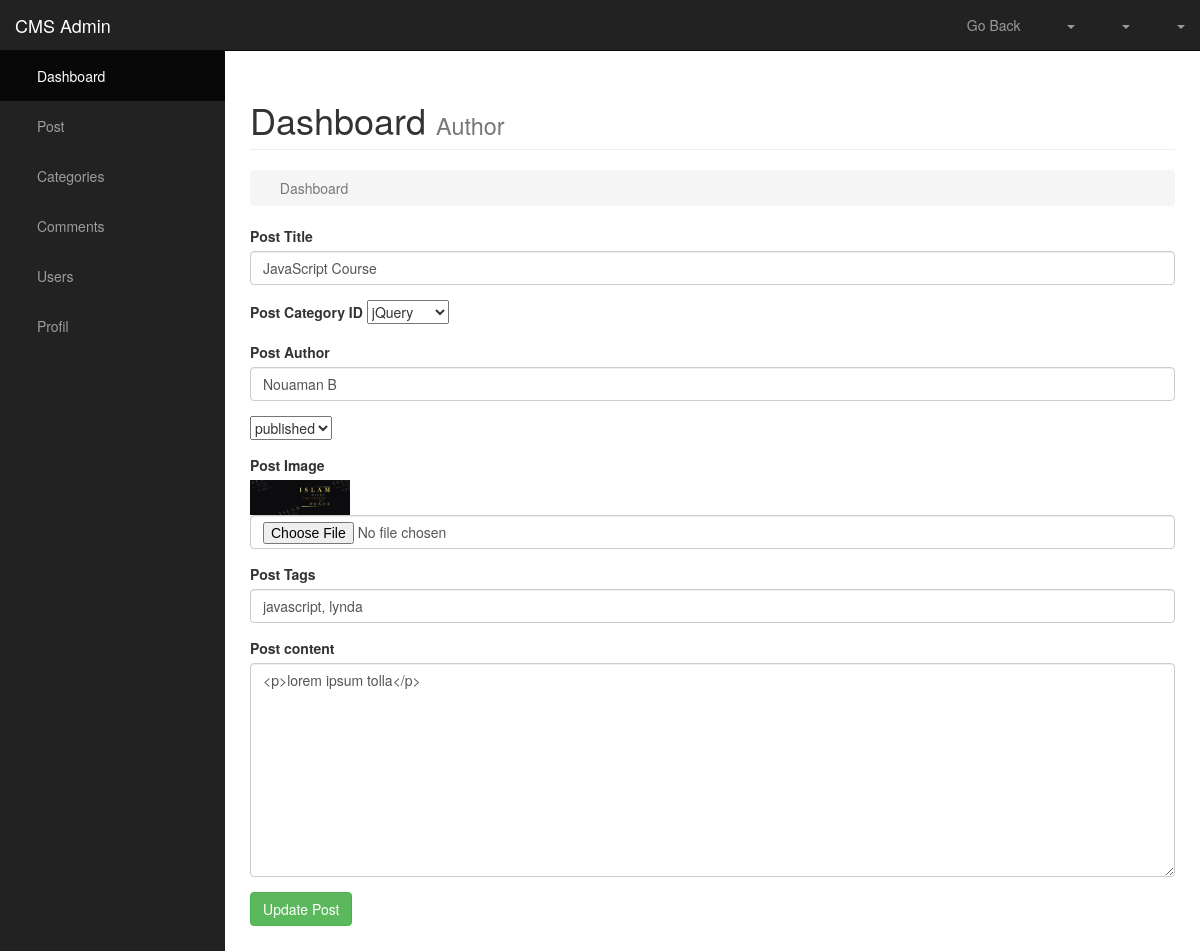
The page /admin/posts.php?source=edit_post&p_id=8 on the database its author committed.
### tables this page shows
CREATE TABLE IF NOT EXISTS `posts` (
  `post_id` int(11) NOT NULL AUTO_INCREMENT,
  `post_category_id` int(11) NOT NULL,
  `post_title` varchar(255) NOT NULL,
  `post_author` varchar(255) NOT NULL,
  `post_date` date NOT NULL,
  `post_image` text NOT NULL,
  `post_content` text NOT NULL,
  `post_tags` varchar(255) NOT NULL,
  `post_comment_count` varchar(255) NOT NULL,
  `post_status` varchar(255) NOT NULL DEFAULT 'draft',
  PRIMARY KEY (`post_id`)
);

### admin/includes/edit_post.php (the view, shortened to what this page needs)
<?php
if (isset($_GET['p_id'])) {
	$the_post_id = $_GET['p_id'];
}
$query = "SELECT * FROM posts WHERE post_id = $the_post_id";
    $select_posts_by_id = mysqli_query($connection, $query);
 while ($row = mysqli_fetch_assoc($select_posts_by_id)) {
            $post_title           = $row['post_title'];
            $post_author          = $row['post_author'];
            $post_image           = $row['post_image'];
            $post_content         = $row['post_content'];
            $post_tags            = $row['post_tags'];
            $post_status          = $row['post_status'];
 }
 ?>
<form action="" method="POST" enctype="multipart/form-data">
<div class="form-group">
<label for="title">Post Title</label>
<input value="<?php echo $post_title; ?>" type="text" class="form-control" name="title">
</div>
<div class="form-group">
<label for="post_category">Post Category ID</label>
<select name="post_category_id" id="">
<?php
$query = "SELECT * FROM categories";
$select_categories = mysqli_query($connection, $query);
 while ($row = mysqli_fetch_assoc($select_categories)) {
            $cat_id = $row['cat_id'];
            $cat_title = $row['cat_title'];
            echo"<option value='$cat_id'>{$cat_title}</option>";
}
 ?>
</select>
</div>
<div class="form-group">
<label for="author">Post Author</label>
<input value="<?php echo $post_author; ?>" type="text" class="form-control" name="author">
</div>
<div class="form-group">
<select name="post_status">
<option value='<?php echo $post_status; ?>'><?php echo $post_status; ?></option>
</select>
</div>
<div class="form-group">
<label for="post_image">Post Image</label>
<img width="100" class="img-responsive" src="../images/<?php echo $post_image; ?>">
<input type="file" class="form-control" name="image">
</div>
<div class="form-group">
<label for="post_tags">Post Tags</label>
<input value="<?php echo $post_tags; ?>" type="text" class="form-control" name="post_tags">
</div>
<div class="form-group">
<label for="post_content">Post content</label>
<textarea class="form-control" name="post_content" id="" cols="30" rows="10">
<?php echo $post_content; ?>
</textarea>
</div>
<div class="form-group">
<input type="submit" class="btn btn-success" name="update_post" value="Update Post">
</div>
</form>

### css/sb-admin.css (style rules this page uses)
body { margin-top: 100px; background-color: #222; }
@media (min-width:768px) { body { margin-top: 50px; } }

### rows shown on the page
posts: title "JavaScript Course", author "Nouaman B", post_status "published", post_image (picture), post_tags "javascript, lynda", post_content "<p>lorem ipsum tolla</p>"

### other values the page prints
form field post_category_id "jQuery"
